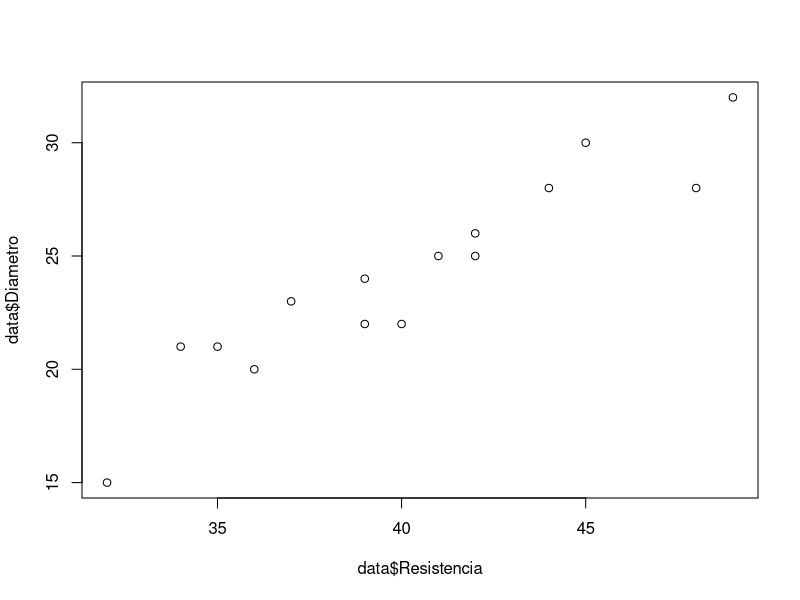
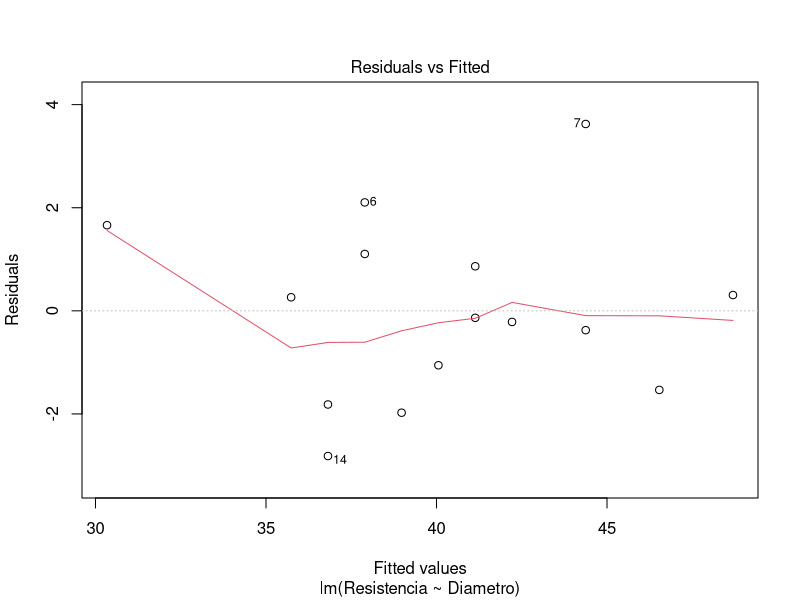
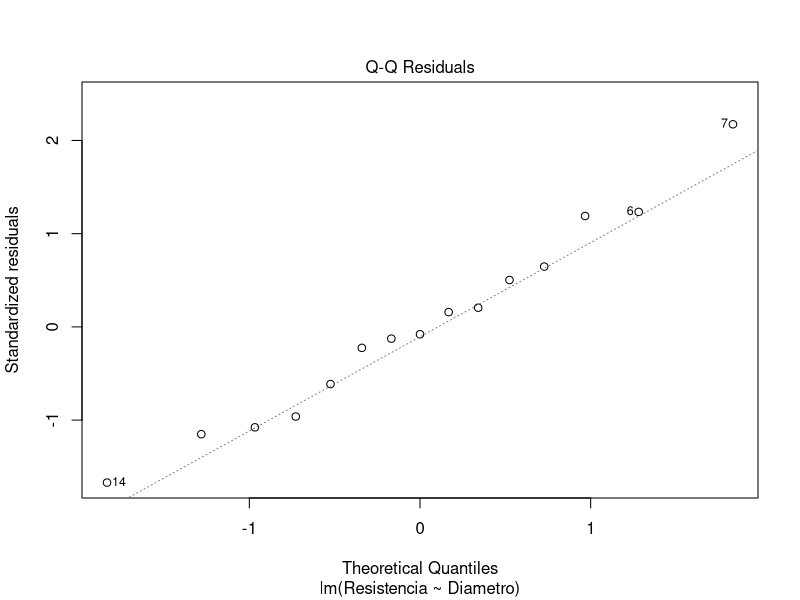
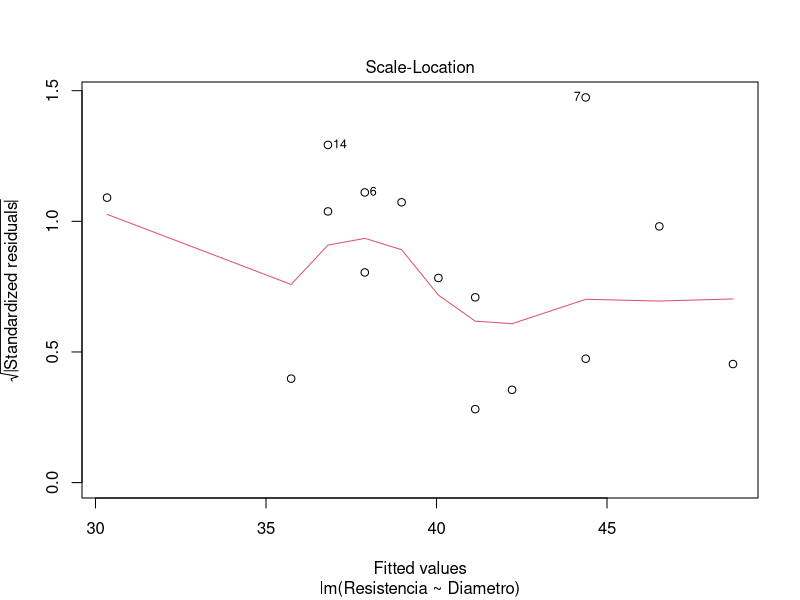
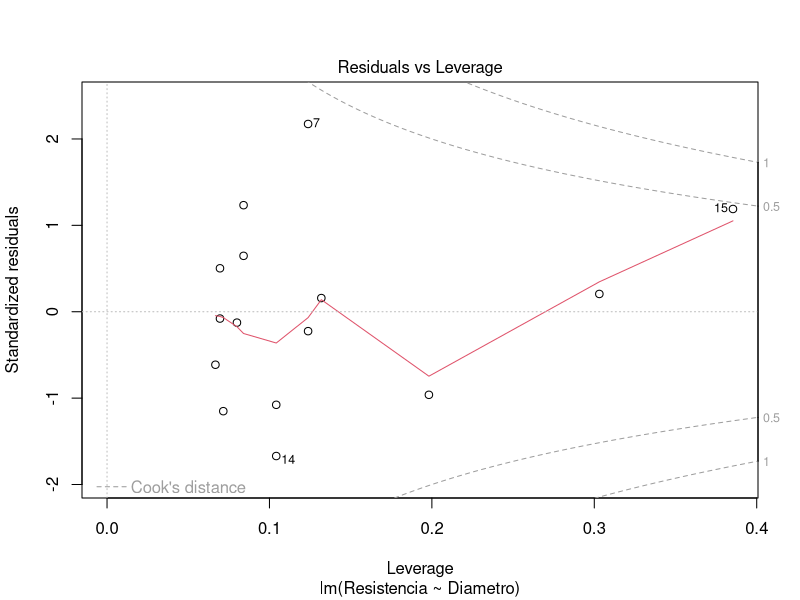

Generate these figures, in order, with R:
setwd('C:/GD/DS/DS_Share/Github/RegressaoLinear/Covariavel')

data = read.csv('data.csv')
names(data)[1] = 'Maquina'

fit1 = lm(formula = Resistencia ~ Diametro, data = data)
summary(fit1)

plot(data$Resistencia, data$Diametro)
plot(fit1)

fit2 = lm(formula = Resistencia ~ Diametro + Maquina, data = data)
summary(fit2)

fit3 = lm(formula = Resistencia ~ Diametro + Maquina + Diametro*Maquina, data = data)
summary(fit3)

